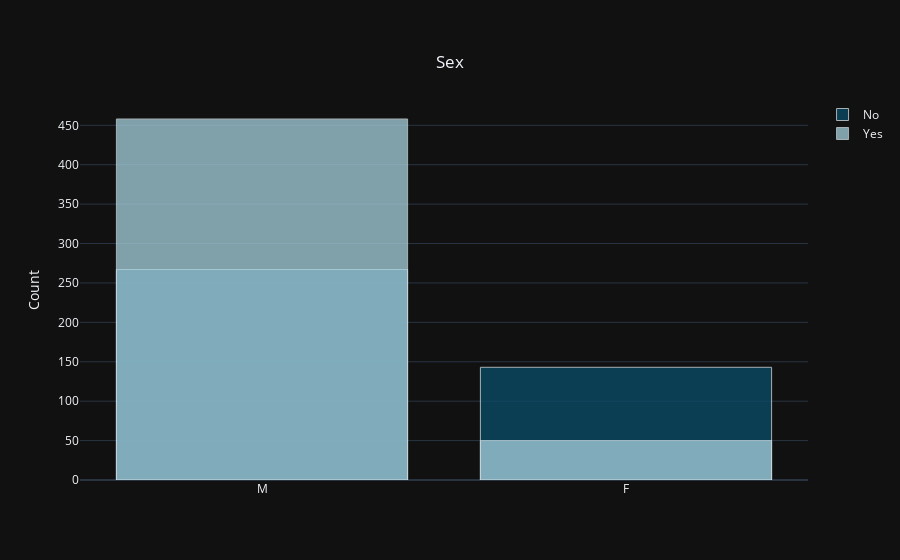
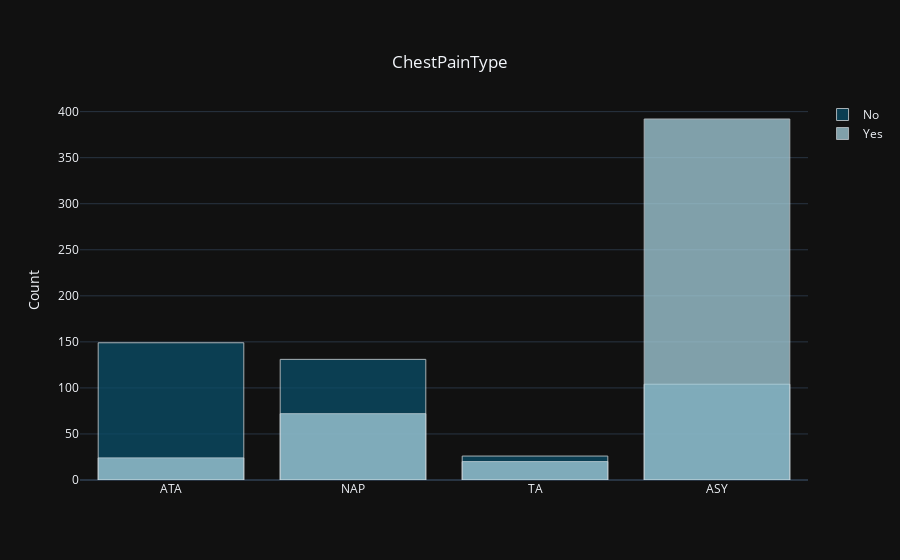
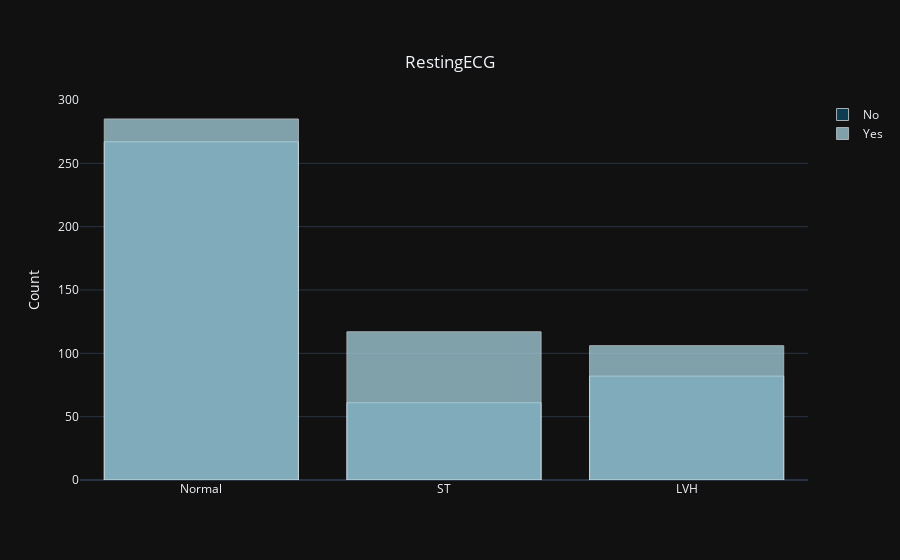
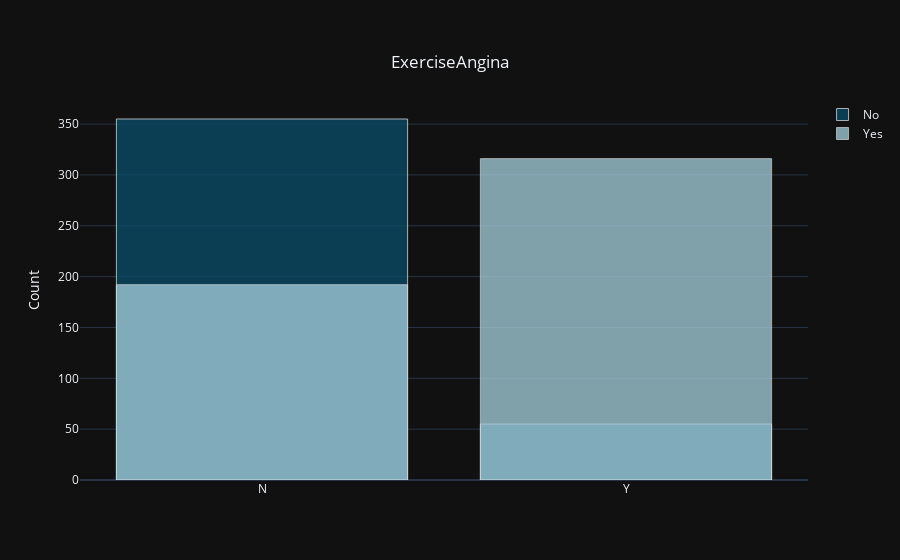

Source (notebook cell) for these figures, in order:
### Code cell
# Visualize Categorical features
for feature in categorical_col:
    num_features(df, feature, "HeartDisease")
    print("\n {}".format(df[feature].value_counts()))

### Figure 1 — Plotly figure (JSON) as saved in the notebook; plotly's stock layout.template omitted (floating-point values rounded to 4 significant figures; data arrays with more than 128 entries replaced by an {"elided": "..."} marker saying what was removed)
{"data": [{"marker": {"color": "#0A4D68", "line": {"color": "#DBE6EC", "width": 1}}, "name": "No", "opacity": 0.75, "type": "histogram", "x": {"elided": "410 str values"}}, {"marker": {"color": "#A6D0DD", "line": {"color": "#DBE6EC", "width": 1}}, "name": "Yes", "opacity": 0.75, "type": "histogram", "x": {"elided": "508 str values"}}], "layout": {"barmode": "overlay", "title": {"text": "Sex", "x": 0.5, "xanchor": "center", "y": 0.9, "yanchor": "top"}, "yaxis": {"title": {"text": "Count"}}}}

### Figure 2 — Plotly figure (JSON) as saved in the notebook; plotly's stock layout.template omitted (floating-point values rounded to 4 significant figures; data arrays with more than 128 entries replaced by an {"elided": "..."} marker saying what was removed)
{"data": [{"marker": {"color": "#0A4D68", "line": {"color": "#DBE6EC", "width": 1}}, "name": "No", "opacity": 0.75, "type": "histogram", "x": {"elided": "410 str values"}}, {"marker": {"color": "#A6D0DD", "line": {"color": "#DBE6EC", "width": 1}}, "name": "Yes", "opacity": 0.75, "type": "histogram", "x": {"elided": "508 str values"}}], "layout": {"barmode": "overlay", "title": {"text": "ChestPainType", "x": 0.5, "xanchor": "center", "y": 0.9, "yanchor": "top"}, "yaxis": {"title": {"text": "Count"}}}}

### Figure 3 — Plotly figure (JSON) as saved in the notebook; plotly's stock layout.template omitted (floating-point values rounded to 4 significant figures; data arrays with more than 128 entries replaced by an {"elided": "..."} marker saying what was removed)
{"data": [{"marker": {"color": "#0A4D68", "line": {"color": "#DBE6EC", "width": 1}}, "name": "No", "opacity": 0.75, "type": "histogram", "x": {"elided": "410 str values"}}, {"marker": {"color": "#A6D0DD", "line": {"color": "#DBE6EC", "width": 1}}, "name": "Yes", "opacity": 0.75, "type": "histogram", "x": {"elided": "508 str values"}}], "layout": {"barmode": "overlay", "title": {"text": "RestingECG", "x": 0.5, "xanchor": "center", "y": 0.9, "yanchor": "top"}, "yaxis": {"title": {"text": "Count"}}}}

### Figure 4 — Plotly figure (JSON) as saved in the notebook; plotly's stock layout.template omitted (floating-point values rounded to 4 significant figures; data arrays with more than 128 entries replaced by an {"elided": "..."} marker saying what was removed)
{"data": [{"marker": {"color": "#0A4D68", "line": {"color": "#DBE6EC", "width": 1}}, "name": "No", "opacity": 0.75, "type": "histogram", "x": {"elided": "410 str values"}}, {"marker": {"color": "#A6D0DD", "line": {"color": "#DBE6EC", "width": 1}}, "name": "Yes", "opacity": 0.75, "type": "histogram", "x": {"elided": "508 str values"}}], "layout": {"barmode": "overlay", "title": {"text": "ExerciseAngina", "x": 0.5, "xanchor": "center", "y": 0.9, "yanchor": "top"}, "yaxis": {"title": {"text": "Count"}}}}
